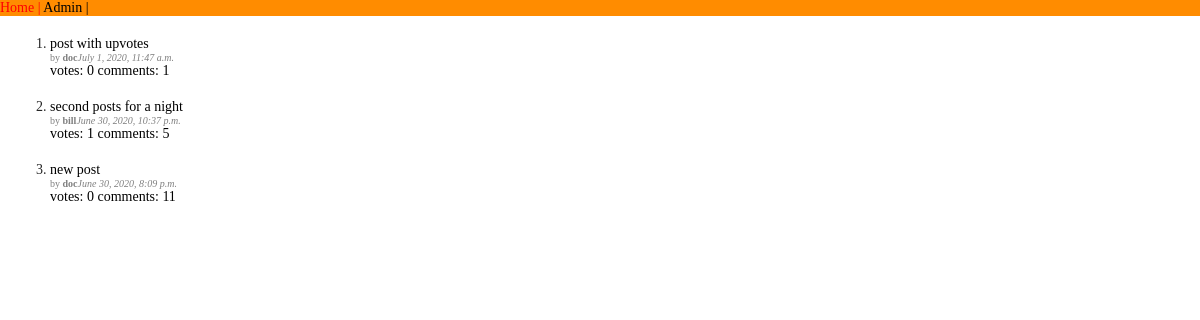
The app's page /, older data.
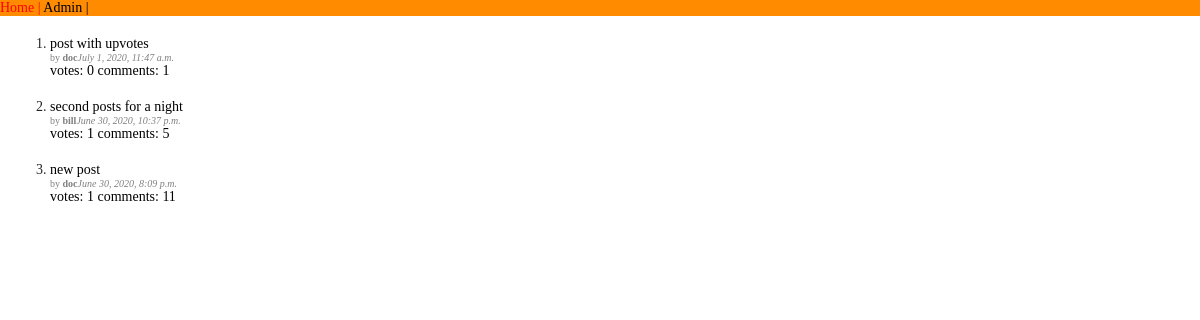
The same page, newer data.
### main/models.py (models this page shows, shortened)
class Post(models.Model):
    title = models.CharField(max_length=120)
    link = models.URLField()
    creation_date = models.DateTimeField(auto_now_add=True,
                                         db_index=True)
    author_name = models.CharField(max_length=60)
    amount_of_upvotes = models.IntegerField(default=0)
    class Meta:
        ordering = ('-creation_date',)

### main/views.py (the view)
# urls.py: path('', index, name='index'),
def index(request):
    posts = Post.objects.all()
    context = {'posts': posts, 'title': 'Main Page'}
    return render(request, 'index.html', context)

### main/templates/index.html (shortened to what this page needs)
{% extends "base.html" %}
{% block content %}
<div>
	<ol>
	{% for post in posts %}
	<li><div class="post">
 			<a href={{ post.link }} target="_blank">{{ post.title }}</a><br>
			<div class="date">by <b>{{ post.author_name }}</b><i>{{ post.creation_date}}</i></div>
			<a href="{% url 'upvote_post' post.pk %}">votes: {{ post.amount_of_upvotes }}</a>
			<a href="{% url 'comments' post_id=post.pk %}">comments: {{ post.comments.count}}</a><br>
		</div></li>
	{% endfor %}
	</ol>
</div>
{% endblock content %}

Row changes from the older to the newer data that the page shows:
changed Post "new post": amount_of_upvotes "0" → "1"
